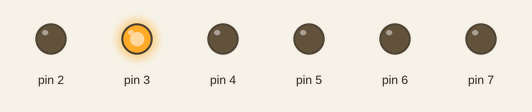
Simulated run of this sketch. Board: Arduino Uno, built with avr-gcc and run on an emulated ATmega328P. Shown: output pins drawn as LEDs (lit = HIGH).

Above: at 0.3 s.
At 0.7 s:
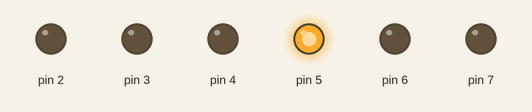
At 1.2 s:
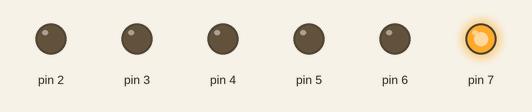
At 2.9 s:
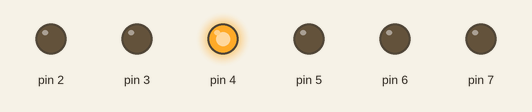
At 3.9 s:
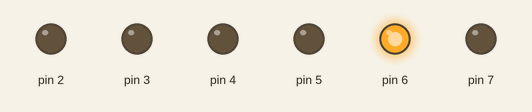
At 4.8 s:
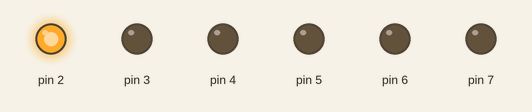
Timing chart, 0 to 5.5 s (numbered marks = the images above):
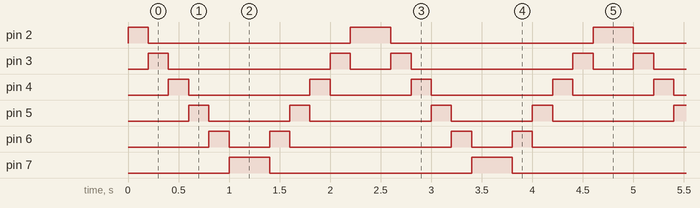

Measured:
- by itself, pin 2: repeats every 2.4 s: LOW 2.0 s, HIGH 0.40 s
- by itself, pin 3: repeats every 2.4 s: LOW 1.6 s, HIGH 0.20 s, LOW 0.40 s, HIGH 0.20 s
- by itself, pin 4: repeats every 2.4 s: LOW 1.2 s, HIGH 0.20 s, LOW 0.80 s, HIGH 0.20 s
- by itself, pin 5: repeats every 2.4 s: LOW 0.80 s, HIGH 0.20 s, LOW 1.2 s, HIGH 0.20 s
- by itself, pin 6: repeats every 2.4 s: LOW 0.40 s, HIGH 0.20 s, LOW 1.6 s, HIGH 0.20 s
- by itself, pin 7: alternates HIGH for 0.40 s and LOW for 2.0 s

The sketch:

modul1_perulangan.ino
```cpp
int timer = 200;

void setup() {
  for (int ledPin = 2; ledPin < 8; ledPin++) {
    pinMode(ledPin, OUTPUT);
  }
}

void loop() {
  for (int ledPin = 2; ledPin < 8; ledPin++) {
    digitalWrite(ledPin, HIGH);
    delay(timer);
    digitalWrite(ledPin, LOW);
  }

  for (int ledPin = 7; ledPin >= 2; ledPin--) {
    digitalWrite(ledPin, HIGH);
    delay(timer);
    digitalWrite(ledPin, LOW);
  }
}
```
